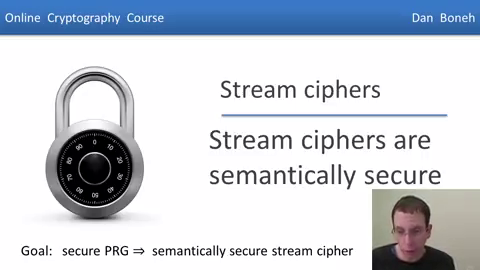
#> input picture frame 0 of direct-40e006d2.mp4, 480 x 270 px, given in place of video.mp4, which was not available
$ python debug_video_segment_finder.py
#> lines starting #> are read from the running program, lines starting #| are printed output that depends on the picture; pictures that were not available may be replaced by others from this repository, and a replacement may not be noted
import numpy as np
import cv2
import os
import math
from dotenv import load_dotenv

load_dotenv()

class PastFrameChangesTracker:
    """ A class that keeps track of changes from previous frames """

    def __init__(self):
        self.prev_frame_changes = [False, False, False, False, False]

    def are_previous_frames_stable(self):
        """Checks if all previous frames had no changes"""
        return not any(self.prev_frame_changes)

    def add_frame_change(self, has_changed):
        """Adds a frame change to the tracker"""
        self.prev_frame_changes.pop(0)
        self.prev_frame_changes.append(has_changed)

class DebugVideoSegmentFinder:
    """Debug version with comprehensive logging"""

    def __init__(self, threshold=None, min_change=None, min_segment_duration=None):
        # Load from environment variables with fallback defaults
        self.threshold = threshold or int(os.getenv('VIDEO_THRESHOLD', 2000))  # Ultra sensitive
        self.min_change = min_change or int(os.getenv('MIN_CHANGE', 5))       # Ultra sensitive
        self.min_segment_duration = min_segment_duration or int(os.getenv('MIN_SEGMENT_DURATION', 2000))

        print(f"🎛️ DEBUG Video Analysis Config:")
        print(f"   Initial threshold: {self.threshold}")
        print(f"   Initial min_change: {self.min_change}")
        print(f"   Min segment duration: {self.min_segment_duration}ms")

    def get_best_segment_frames(self, video_file):
#> called with video_file = '/path/to/test/video.mp4'
        print(f"\n🔍 DEBUG ANALYSIS: {video_file}")
        print("="*80)

        video_reader = cv2.VideoCapture(video_file)
        if not video_reader.isOpened():
            print(f"❌ Cannot open video file: {video_file}")
            return {}

        fps = video_reader.get(cv2.CAP_PROP_FPS)
        total_frames = int(video_reader.get(cv2.CAP_PROP_FRAME_COUNT))
        duration_seconds = total_frames / fps if fps > 0 else 0

        print(f"📊 Video Properties:")
        print(f"   File: {video_file}")
        print(f"   Total frames: {total_frames}")
        print(f"   FPS: {fps}")
        print(f"   Duration: {duration_seconds:.1f} seconds ({duration_seconds/60:.1f} minutes)")

        # Logarithmic/Adaptive Sampling Strategy
        if duration_seconds <= 60:  # 1 minute
            sample_interval = 5.0
            target_samples = int(duration_seconds / sample_interval)
            print(f"🎯 SHORT video ({duration_seconds:.1f}s): {target_samples} samples, every {sample_interval}s")
        elif duration_seconds <= 300:  # 5 minutes
            target_samples = 15
            sample_interval = duration_seconds / target_samples
            print(f"🎯 MEDIUM video ({duration_seconds:.1f}s): {target_samples} samples, every {sample_interval:.1f}s")
        else:
            # Long video: logarithmic scaling
            minutes = duration_seconds / 60
            log_base = math.log(minutes, 2)
            target_samples = int(10 + log_base * 5)
            target_samples = min(target_samples, 50)
            sample_interval = duration_seconds / target_samples
            print(f"🎯 LONG video ({duration_seconds:.1f}s = {minutes:.1f}min): {target_samples} samples, every {sample_interval:.1f}s (log scaling)")

        frame_skip = max(1, int(fps * sample_interval))
        print(f"   Frame skip for sampling: {frame_skip}")

        # PASS 1: Sample frames to calculate adaptive thresholds
        print(f"\n🔍 PASS 1: Sampling frames to calculate optimal thresholds")
        print("-" * 60)

        sample_frames = []
        sample_diffs = []
        sample_positions = []

        num_samples_to_take = min(target_samples, 20)
        print(f"📸 Taking {num_samples_to_take} sample screenshots...")

        for i in range(num_samples_to_take):
            sample_position = int(i * (total_frames / num_samples_to_take))
            sample_time = sample_position / fps if fps > 0 else 0
            video_reader.set(cv2.CAP_PROP_POS_FRAMES, sample_position)
            is_read, frame = video_reader.read()

            print(f"   Sample {i+1:2d}: Frame {sample_position:6d} (time: {sample_time:6.1f}s) - {'✅' if is_read else '❌'}")

            if is_read:
                sample_frames.append(frame)
                sample_positions.append(sample_position)
                if len(sample_frames) > 1:
                    # Compare with previous sample using low threshold
                    diff = cv2.absdiff(sample_frames[-2], sample_frames[-1])
                    mask = cv2.cvtColor(diff, cv2.COLOR_BGR2GRAY)
                    num_changed = np.sum(mask > 5)  # Use low threshold for sampling
                    sample_diffs.append(num_changed)
                    print(f"             Pixel changes vs previous: {num_changed:,}")
#> this loop made 4 passes
#> num_changed on passes 2 to 3: 9294, 56346
#|    Sample  1: Frame      0 (time:    0.0s) - ✅
#|    Sample  2: Frame    150 (time:    5.0s) - ✅
#|              Pixel changes vs previous: 9,294
#|    Sample  3: Frame    300 (time:   10.0s) - ✅
#|              Pixel changes vs previous: 56,346
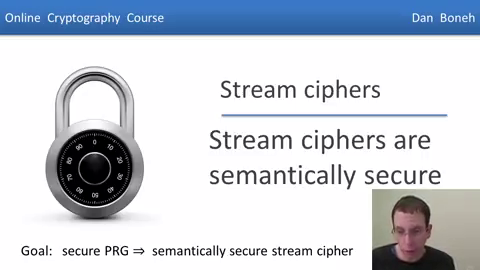
#> input picture frame 0 of direct-40e006d2.mp4, 480 x 270 px, given in place of video.mp4, which was not available
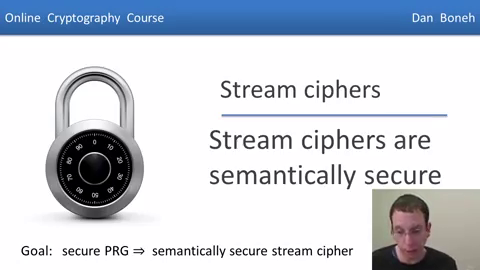
#> input picture frame 150 of direct-40e006d2.mp4, 480 x 270 px, given in place of video.mp4, which was not available
#> pass 2, in get_best_segment_frames, `diff = cv2.absdiff(sample_frames[-2], sample_frames[-1])`:
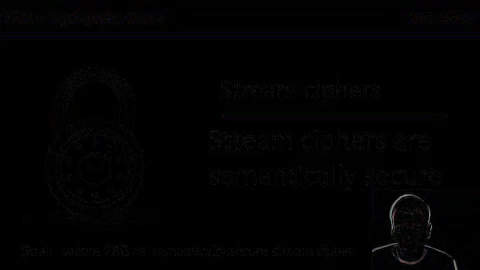
#> diff: shape (270, 480, 3); mean of channels 0, 1, 2 1.7, 1.6, 1.6; drawn as B, G, R
#> pass 3, in get_best_segment_frames, `is_read, frame = video_reader.read()`:
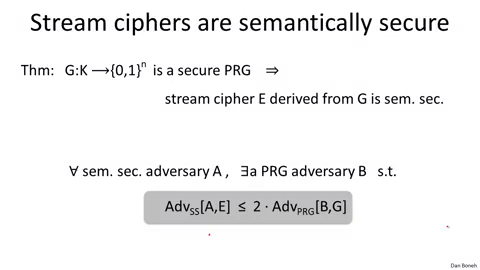
#> frame: shape (270, 480, 3); mean B, G, R 242.6, 242.2, 242.4
#> pass 3, in get_best_segment_frames, `diff = cv2.absdiff(sample_frames[-2], sample_frames[-1])`:
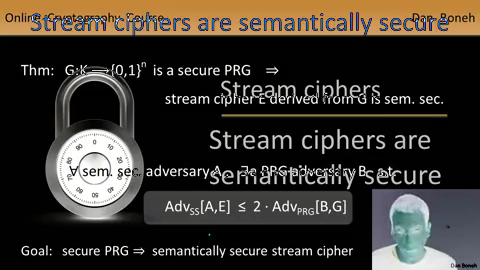
#> diff: shape (270, 480, 3); mean of channels 0, 1, 2 45.6, 53, 57.7; drawn as B, G, R
#> after the loop, sample_diffs = [9294, 56346]; sample_frames = 3 items; sample_positions = [0, 150, 300]

        print(f"\n📊 Sample Analysis Results:")
        print(f"   Samples collected: {len(sample_frames)}")
#|    Samples collected: 3
        print(f"   Comparisons made: {len(sample_diffs)}")
#|    Comparisons made: 2

        # Calculate adaptive thresholds from samples
        if sample_diffs and len(sample_diffs) > 2:
            mean_change = np.mean(sample_diffs)
            std_change = np.std(sample_diffs)
            min_diff = min(sample_diffs)
            max_diff = max(sample_diffs)

            # Set min_change to catch changes 2 std deviations below mean (very sensitive)
            calculated_min_change = int(max(100, mean_change - (2.0 * std_change)))

            # Adjust threshold based on sample variance (more variance = lower threshold)
            if mean_change > 0:
                variance_ratio = std_change / mean_change
                calculated_threshold = int(max(1, 3 - (variance_ratio * 2)))
            else:
                calculated_threshold = 2

            print(f"\n📊 Calculated Adaptive Thresholds:")
            print(f"   Samples analyzed: {len(sample_diffs)}")
            print(f"   Mean change: {mean_change:,.0f} pixels")
            print(f"   Std deviation: {std_change:,.0f} pixels")
            print(f"   Min change observed: {min_diff:,}")
            print(f"   Max change observed: {max_diff:,}")
            print(f"   Variance ratio: {variance_ratio:.3f}")
            print(f"   🎯 CALCULATED min_change: {calculated_min_change:,} (was {self.min_change:,})")
            print(f"   🎯 CALCULATED threshold: {calculated_threshold} (was {self.threshold})")

            # Override default thresholds with calculated values
            self.min_change = calculated_min_change
            self.threshold = calculated_threshold
        else:
            print(f"\n⚠️ Insufficient samples for threshold calculation, using defaults")
            print(f"   Using min_change: {self.min_change:,}, threshold: {self.threshold}")

        # PASS 2: Scan entire video with calculated thresholds
        print(f"\n🔍 PASS 2: Scanning entire video with calculated thresholds")
        print("-" * 60)
        print(f"   Active min_change: {self.min_change:,}")
        print(f"   Active threshold: {self.threshold}")
        print(f"   Will check every {frame_skip} frames for scene changes")

        # Reset video to beginning for PASS 2
        video_reader.set(cv2.CAP_PROP_POS_FRAMES, 0)

        selected_frames = {}
        frame_num = 0
        prev_frame = None
        prev_timestamp = 0
        prev_video_changes = PastFrameChangesTracker()
        segments_found = 0

        while video_reader.isOpened():
            is_read, cur_frame = video_reader.read()
#> cur_frame is the input picture: shape (270, 480, 3); mean B, G, R 216.7, 207.3, 201.4
            timestamp = video_reader.get(cv2.CAP_PROP_POS_MSEC)
#> timestamp = 0

            if not is_read:
                break

            # Skip frames for performance
            if frame_num % frame_skip != 0:
                frame_num += 1
                continue

            if prev_frame is not None:
                results = self.__compare_frames__(prev_frame, cur_frame)
                has_changed = results["num_pixels_changed"] > self.min_change

                save_frame = False
                if prev_video_changes.are_previous_frames_stable() and has_changed:
                    save_frame = True
                    segments_found += 1

                    frame_time = prev_timestamp / 1000.0
                    print(f"   Segment {segments_found:2d}: Frame {frame_num-frame_skip:6d} (time: {frame_time:6.1f}s) - {results['num_pixels_changed']:,} pixels changed")

                if save_frame:
                    selected_frames[frame_num - frame_skip] = {
                        "timestamp": prev_timestamp,
                        "frame": prev_frame,
                        "num_pixels_changed": results["num_pixels_changed"]
                    }

                prev_video_changes.add_frame_change(has_changed)

            prev_frame = cur_frame
            prev_timestamp = timestamp
#> prev_timestamp = 0
            frame_num += 1

        video_reader.release()

        # Final segment reduction if needed
        max_segments = int(os.getenv('MAX_SEGMENTS', 10))
        original_count = len(selected_frames)

        if len(selected_frames) > max_segments:
            print(f"\n🔧 Reducing {len(selected_frames)} segments to {max_segments} for better text coherence")

            frame_nums = sorted(selected_frames.keys())
            keep_every = len(frame_nums) // max_segments

            new_selected_frames = {}
            for i in range(0, len(frame_nums), keep_every):
                if len(new_selected_frames) >= max_segments:
                    break
                frame_num = frame_nums[i]
                new_selected_frames[frame_num] = selected_frames[frame_num]

            # Always keep the last frame
            if frame_nums:
                last_frame = frame_nums[-1]
                new_selected_frames[last_frame] = selected_frames[last_frame]

            selected_frames = new_selected_frames
            print(f"   Reduced from {original_count} to {len(selected_frames)} segments")

        print(f"\n🎯 FINAL RESULTS:")
        print(f"   Total segments found: {original_count}")
        print(f"   Final segments used: {len(selected_frames)}")
        print(f"   Expected PDF pages: {len(selected_frames)}")

        if len(selected_frames) > 7:
            print(f"   ✅ SUCCESS: {len(selected_frames)} pages > 7 pages requirement")
        else:
            print(f"   ⚠️  ISSUE: Only {len(selected_frames)} pages (need > 7)")

        print(f"\n📋 SEGMENT DETAILS:")
        for i, (frame_num, data) in enumerate(sorted(selected_frames.items())):
            time_sec = data['timestamp'] / 1000.0
            print(f"   Page {i+1:2d}: Frame {frame_num:6d} (time: {time_sec:6.1f}s) - {data['num_pixels_changed']:,} pixels changed")

        return selected_frames

    def __compare_frames__(self, prev_frame, cur_frame):
        diff = cv2.absdiff(prev_frame, cur_frame)
        mask = cv2.cvtColor(diff, cv2.COLOR_BGR2GRAY)
        num_pixels_changed = np.sum(mask > self.threshold)
        return {"num_pixels_changed": num_pixels_changed, "mask": mask, "diff": diff}

if __name__ == "__main__":
    finder = DebugVideoSegmentFinder()
    result = finder.get_best_segment_frames("/path/to/test/video.mp4")

$ run again, starting later in the video
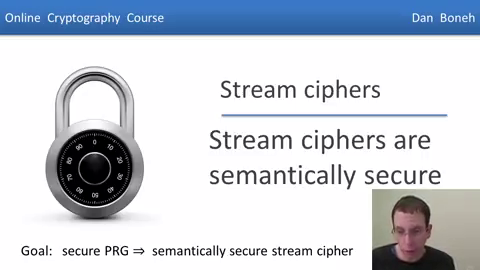
#> input picture frame 0 of direct-40e006d2.mp4, 480 x 270 px, given in place of video.mp4, which was not available
#> the loop in get_best_segment_frames, `for i in range(num_samples_to_take):` made 4 passes
#> num_changed on passes 2 to 3: 9294, 56346
#> (printed output is left out)
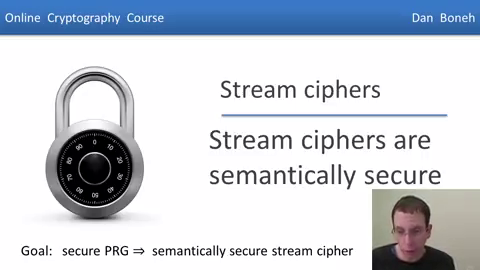
#> input picture frame 0 of direct-40e006d2.mp4, 480 x 270 px, given in place of video.mp4, which was not available
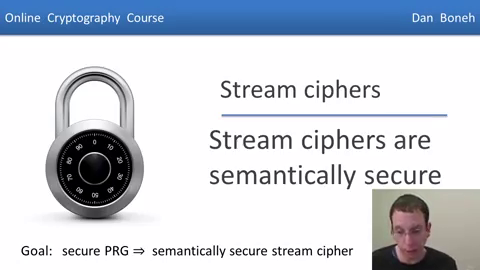
#> input picture frame 150 of direct-40e006d2.mp4, 480 x 270 px, given in place of video.mp4, which was not available
#> after the loop in get_best_segment_frames, `for i in range(num_samples_to_take):`: sample_diffs = [9294, 56346]; sample_frames = 3 items; sample_positions = [0, 150, 300]
#|    Samples collected: 3
#|    Comparisons made: 2
#> in get_best_segment_frames, cur_frame is the input picture: shape (270, 480, 3); mean B, G, R 216.7, 207.3, 201.4
#> timestamp = 0

$ run again, starting later in the video
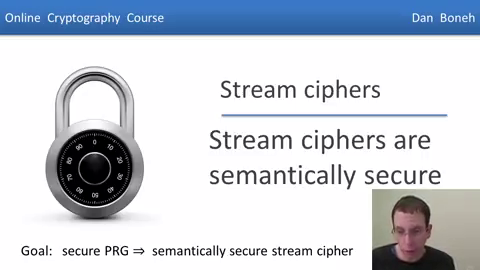
#> input picture frame 0 of direct-40e006d2.mp4, 480 x 270 px, given in place of video.mp4, which was not available
#> the loop in get_best_segment_frames, `for i in range(num_samples_to_take):` made 4 passes
#> num_changed on passes 2 to 3: 9294, 56346
#> (printed output is left out)
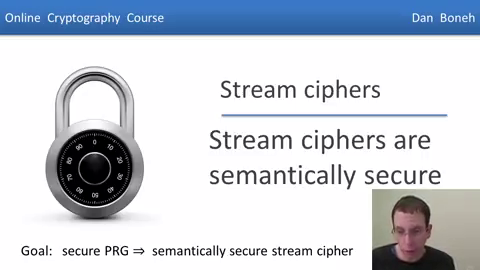
#> input picture frame 0 of direct-40e006d2.mp4, 480 x 270 px, given in place of video.mp4, which was not available
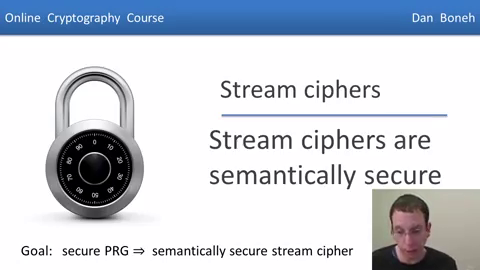
#> input picture frame 150 of direct-40e006d2.mp4, 480 x 270 px, given in place of video.mp4, which was not available
#> after the loop in get_best_segment_frames, `for i in range(num_samples_to_take):`: sample_diffs = [9294, 56346]; sample_frames = 3 items; sample_positions = [0, 150, 300]
#|    Samples collected: 3
#|    Comparisons made: 2
#> in get_best_segment_frames, cur_frame is the input picture: shape (270, 480, 3); mean B, G, R 216.7, 207.3, 201.4
#> timestamp = 0
